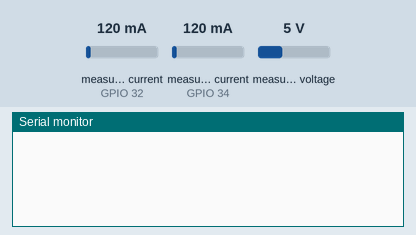
The sketch below on a simulated ESP32. On the bench: the last lines printed to the serial monitor. Inputs (shaded band) come from the test bench; at power-on: measured current (sensors on GPIO 32, GPIO 34) 120 mA, measured voltage 5 V. WiFi joins after 1.5 s; servers stay silent unless stated; EEPROM starts erased.

Above: at 4.0 s.
4.1 s: measured current (sensor on GPIO 32) set to 40 mA
At 7.6 s:
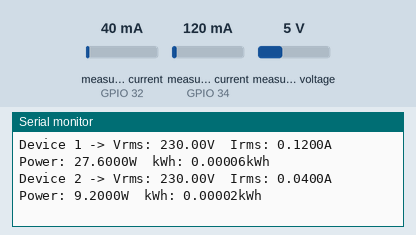
8.7 s: measured current (sensor on GPIO 34) set to 40 mA
10.2 s: measured voltage set to 0.3 V
11.7 s: measured current (sensor on GPIO 32) set to 500 mA
At 12.6 s:
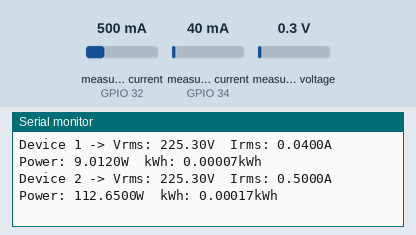
13.2 s: measured current (sensor on GPIO 34) set to 500 mA
14.7 s: measured voltage set to 3.8 V
Timing chart, 0 to 17.2 s (numbered marks = the images above; inputs shaded):
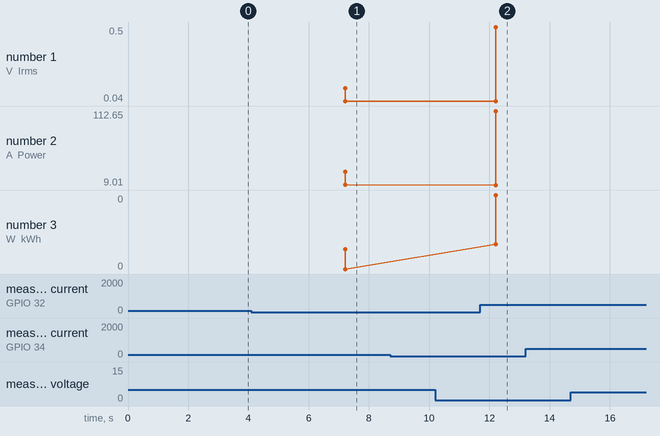

The sketch:

code.ino
```cpp
#define BLYNK_TEMPLATE_ID "********************************"
#define BLYNK_TEMPLATE_NAME "IoT Energy Meter"
#define BLYNK_PRINT Serial

#include "EmonLib.h"
#include <EEPROM.h>
#include <WiFi.h>
#include <WiFiClient.h>
#include <BlynkSimpleEsp32.h>

// Constants for calibration
const float vCalibration1 = 41.5;  // Calibration for Device 1
const float vCalibration2 = 41.5;  // Calibration for Device 2
const float currCalibration1 = 0.15;
const float currCalibration2 = 0.15;

// Blynk and WiFi credentials
const char auth[] = "2zzjrLLEM825aoPqp1guspsDqLrdV9bq";
const char ssid[] = "vivo 1901";
const char pass[] = "21271006";

// EnergyMonitor instances for 2 devices
EnergyMonitor emon1;
EnergyMonitor emon2;

// Timer for regular updates
BlynkTimer timer;

// Variables for energy calculation
float kWh1 = 0.0, kWh2 = 0.0;
unsigned long lastMillis = millis();

// EEPROM addresses for stored values
const int addrKWh1 = 12;
const int addrKWh2 = 16;

// Flags for detecting device status
bool device1On = false;
bool device2On = false;

// Function prototypes
void sendEnergyDataToBlynk();
void readEnergyDataFromEEPROM();
void saveEnergyDataToEEPROM();

void setup()
{
  Serial.begin(115200);
  Blynk.begin(auth, ssid, pass);

  // Initialize EEPROM
  EEPROM.begin(32);

  // Read stored energy data
  readEnergyDataFromEEPROM();

  // Setup voltage and current inputs for both devices
  emon1.voltage(35, vCalibration1, 1.7); // Voltage: input pin, calibration, phase_shift
  emon1.current(34, currCalibration1);   // Current: input pin, calibration

  emon2.voltage(33, vCalibration2, 1.7); // Second device voltage sensor
  emon2.current(32, currCalibration2);   // Second device current sensor

  // Timer to send data every 5 seconds
  timer.setInterval(5000L, sendEnergyDataToBlynk);

  delay(1000);
}

void loop()
{
  Blynk.run();
  timer.run();
}

void sendEnergyDataToBlynk()
{
  emon1.calcVI(20, 2000);
  emon2.calcVI(20, 2000);

  unsigned long currentMillis = millis();

  kWh1 += emon1.apparentPower * (currentMillis - lastMillis) / 3600000000.0;
  kWh2 += emon2.apparentPower * (currentMillis - lastMillis) / 3600000000.0;
  lastMillis = currentMillis;

  Serial.printf("Device 1 -> Vrms: %.2fV  Irms: %.4fA  Power: %.4fW  kWh: %.5fkWh\n",
                emon1.Vrms, emon1.Irms, emon1.apparentPower, kWh1);

  Serial.printf("Device 2 -> Vrms: %.2fV  Irms: %.4fA  Power: %.4fW  kWh: %.5fkWh\n",
                emon2.Vrms, emon2.Irms, emon2.apparentPower, kWh2);

  saveEnergyDataToEEPROM();

  // Send data to Blynk
  Blynk.virtualWrite(V0, emon1.Vrms);
  Blynk.virtualWrite(V1, emon1.Irms);
  Blynk.virtualWrite(V2, emon1.apparentPower);
  Blynk.virtualWrite(V3, kWh1);

  Blynk.virtualWrite(V4, emon2.Vrms);
  Blynk.virtualWrite(V5, emon2.Irms);
  Blynk.virtualWrite(V6, emon2.apparentPower);
  Blynk.virtualWrite(V7, kWh2);

  // Check if Device 1 is turned ON and send notification
  if (emon1.apparentPower > 1.0 && !device1On)
  {
    Blynk.logEvent("device1_on", "Device 1 is now ON");
    device1On = true;
  }
  else if (emon1.apparentPower <= 1.0)
  {
    device1On = false;
  }

  // Check if Device 2 is turned ON and send notification
  if (emon2.apparentPower > 1.0 && !device2On)
  {
    Blynk.logEvent("device2_on", "Device 2 is now ON");
    device2On = true;
  }
  else if (emon2.apparentPower <= 1.0)
  {
    device2On = false;
  }
}

void readEnergyDataFromEEPROM()
{
  EEPROM.get(addrKWh1, kWh1);
  EEPROM.get(addrKWh2, kWh2);

  if (isnan(kWh1))
  {
    kWh1 = 0.0;
    saveEnergyDataToEEPROM();
  }
  if (isnan(kWh2))
  {
    kWh2 = 0.0;
    saveEnergyDataToEEPROM();
  }
}

void saveEnergyDataToEEPROM()
{
  EEPROM.put(addrKWh1, kWh1);
  EEPROM.put(addrKWh2, kWh2);
  EEPROM.commit();
}
```

Measured:
- after the input at 4.1 s, the serial monitor: prints a new line after 3.1 s (image 1)
- after the input at 11.7 s, the serial monitor: prints a new line after 0.51 s (image 2)
- plotted number 1: 0.04 → 0.5 after the input at 11.7 s
- plotted number 2: 9.2 → 112.65 after the input at 11.7 s
- plotted number 3: 0 → 0 after the input at 11.7 s
